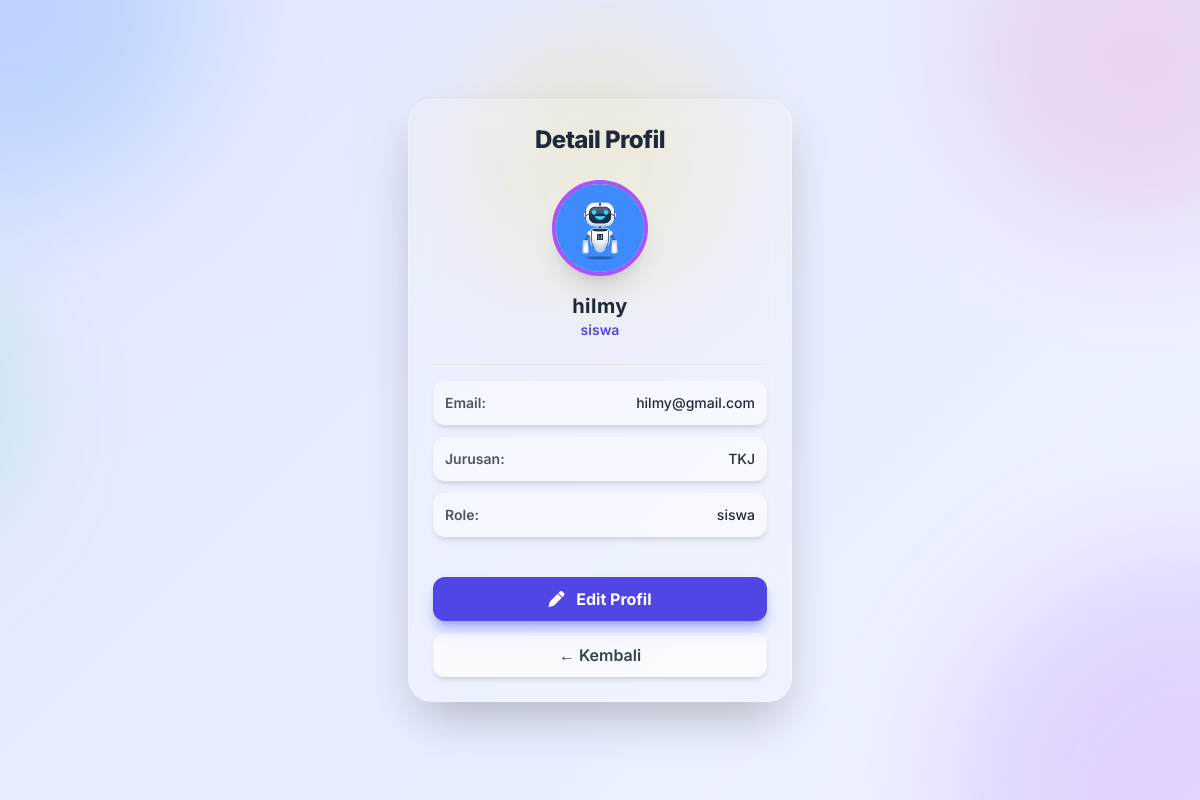
/elearning/public/pengaturan/profil.php (signed in), run on the app's committed database.
### tables this page shows
CREATE TABLE `users` (
  `id` int(11) NOT NULL,
  `nama` varchar(100) NOT NULL,
  `jurusan` enum('RPL','TKJ','Akuntansi','Multimedia','Pemasaran','N/A') NOT NULL,
  `email` varchar(100) NOT NULL,
  `password` varchar(255) NOT NULL,
  `role` enum('siswa','guru') NOT NULL,
  `foto_profil` varchar(255) DEFAULT NULL,
  `token` varchar(100) DEFAULT NULL,
  `is_verified` tinyint(1) DEFAULT 0,
  `created_at` timestamp NOT NULL DEFAULT current_timestamp(),
  `reset_token` varchar(255) DEFAULT NULL,
  `reset_expired` datetime DEFAULT NULL
);

### elearning/public/pengaturan/profil.php (the view, shortened to what this page needs)
<?php
include '../../config/db.php';
$user_id = $_SESSION['user_id'];
try {
    $stmt = $pdo->prepare("SELECT * FROM users WHERE id = :id LIMIT 1");
    $stmt->execute(['id' => $user_id]);
    $user = $stmt->fetch(PDO::FETCH_ASSOC);
    $nama    = htmlspecialchars($user['nama'] ?? 'Pengguna');
    $email   = htmlspecialchars($user['email'] ?? 'email@contoh.com');
    $role    = htmlspecialchars($user['role'] ?? 'Tidak Diketahui');
    $jurusan = htmlspecialchars($user['jurusan'] ?? 'Umum');
    $warna_map = [
        "bg-red-500"    => "border-red-500",
        "bg-yellow-500" => "border-yellow-500",
        "bg-orange-500" => "border-orange-500",
        "bg-green-500"  => "border-green-500",
        "bg-blue-500"   => "border-blue-500",
        "bg-indigo-500" => "border-indigo-500",
        "bg-purple-500" => "border-purple-500",
        "bg-pink-500"   => "border-pink-500"
    ];
    if (!isset($_SESSION['avatar_bg']) || !isset($_SESSION['avatar_border'])) {
        $color_keys = array_keys($warna_map);
        $hash = crc32($nama) % count($color_keys);
        $bg_random = $color_keys[$hash];
        $border_random = $warna_map[$bg_random];
    } else {
        $bg_random = $_SESSION['avatar_bg'];
        $border_random = $_SESSION['avatar_border'];
    }
    $foto = (!empty($user['foto_profil']))
        ? "../../" . htmlspecialchars($user['foto_profil'])
        : null;
} catch (PDOException $e) {
    error_log("Database error: " . $e->getMessage());
    echo "Terjadi kesalahan database: " . $e->getMessage();
    exit;
}
?>
<!DOCTYPE html>
<html lang="id">
<head>
    <link rel="stylesheet" href="https://cdnjs.cloudflare.com/ajax/libs/font-awesome/6.4.2/css/all.min.css" xintegrity="sha512-z9U+Y3B70Zf2X1Wqlk8CgD0aQpJtK/5Gc0iPhwYUGNdpFCXL/fjHJ4gYdK3+3nI0d5XHn+E6pJ6Jr1+6M5Qnkg==" />
    <script src="https://cdn.tailwindcss.com"></script>
</head>
<body class="pt-16 pb-20 md:py-10">
    <div class="fixed top-0 left-0 w-[400px] h-[400px] bg-blue-500/20 blur-3xl rounded-full
                transform -translate-x-1/2 -translate-y-1/2 pointer-events-none z-0"></div>
    <div class="fixed bottom-0 right-0 w-[500px] h-[500px] bg-purple-500/20 blur-3xl rounded-full
                transform translate-x-1/2 translate-y-1/2 pointer-events-none z-0"></div>
    <div class="fixed top-10 left-1/2 w-[250px] h-[250px] bg-yellow-400/20 blur-3xl rounded-full
                transform -translate-x-1/2 pointer-events-none z-0 hidden sm:block"></div>
    <div class="fixed top-0 right-0 w-[350px] h-[350px] bg-pink-500/15 blur-3xl rounded-full
                transform translate-x-1/3 -translate-y-1/3 pointer-events-none z-0"></div>
    <div id="mainCard" class="max-w-sm w-full mx-auto profile-card rounded-3xl p-6 relative
                            /* Kelas Glassmorphism Kustom */
                            bg-white/20 backdrop-blur-md border border-white/30 shadow-2xl">
        <div id="viewProfileContainer" class="space-y-6">
            <h2 class="text-2xl font-extrabold text-center text-gray-800 tracking-tight mb-6">
                Detail Profil
            </h2>
            <div class="flex flex-col items-center mb-6">
                <div class="relative">
                    <?php if ($foto): ?>
                        <img src="<?= htmlspecialchars($foto, ENT_QUOTES, 'UTF-8'); ?>"
                            class="w-24 h-24 rounded-full border-4 <?= htmlspecialchars($border_random, ENT_QUOTES, 'UTF-8'); ?> object-cover shadow-xl"
                            alt="Foto Profil">
                    <?php endif; ?>
                </div>
                <p class="mt-4 text-gray-800 font-bold text-xl tracking-wide truncate">
                    <?= htmlspecialchars($nama, ENT_QUOTES, 'UTF-8'); ?>
                </p>
                <p class="text-indigo-600 font-semibold text-sm">
                    <?= htmlspecialchars($role, ENT_QUOTES, 'UTF-8'); ?>
                </p>
            </div>
            <div class="space-y-3 border-t border-gray-200 pt-4">
                <?php
                $profile_data = [
                    'Email'   => $email,
                    'Jurusan' => $jurusan,
                    'Role'    => $role,
                ];
                ?>
                <?php foreach ($profile_data as $label => $value): ?>
                    <div class="flex justify-between items-center p-3 rounded-xl shadow-md bg-white/50">
                        <span class="text-sm font-semibold text-gray-600"><?= htmlspecialchars($label, ENT_QUOTES, 'UTF-8'); ?>:</span>
                        <span class="text-sm font-medium text-gray-800 truncate"><?= htmlspecialchars($value, ENT_QUOTES, 'UTF-8'); ?></span>
                    </div>
                <?php endforeach; ?>
            </div>
            <div class="pt-4 space-y-3">
                <button type="button" onclick="toggleView('edit')"
                    class="w-full bg-indigo-600 hover:bg-indigo-700 text-white py-2.5 rounded-xl font-bold text-base
                        shadow-lg shadow-indigo-500/50 transition-colors duration-200
                        active:scale-[0.98] focus:ring-4 focus:ring-indigo-300">
                    <i class="fas fa-pen h-4 w-4 inline mr-2"></i>
                    Edit Profil
                </button>
                <a href="../pengaturan.php"
                class="block w-full text-center bg-white/70 hover:bg-white text-gray-700 py-2.5 rounded-xl
                        font-semibold shadow-md transition-colors duration-200
                        active:scale-95 focus:ring-4 focus:ring-gray-300">
                    ← Kembali
                </a>
            </div>
        </div>
    </div>
</body>
</html>

### elearning/public/pengaturan/profil.php (style rules this page uses)
body { font-family: 'Inter', sans-serif; min-height: 100vh; display: flex; flex-direction: column; justify-content: center; align-items: center; background: linear-gradient(135deg, #e0e7ff 0%, #f0f4ff 100%); position: relative; overflow: auto; }
.profile-card { background-color: rgba(255, 255, 255, 0.7); border: 1px solid rgba(255, 255, 255, 0.5); box-shadow: 0 10px 25px -3px rgba(0, 0, 0, 0.1), 0 4px 6px -4px rgba(0, 0, 0, 0.05); position: relative; z-index: 10; backdrop-filter: blur(15px); -webkit-backdrop-filter: blur(15px); }

### data on the page
users: foto_profil (picture), nama "hilmy", role "siswa", email "hilmy@gmail.com", jurusan "TKJ"

### other printed values
$label "Email"
$label "Jurusan"
$label "Role"
